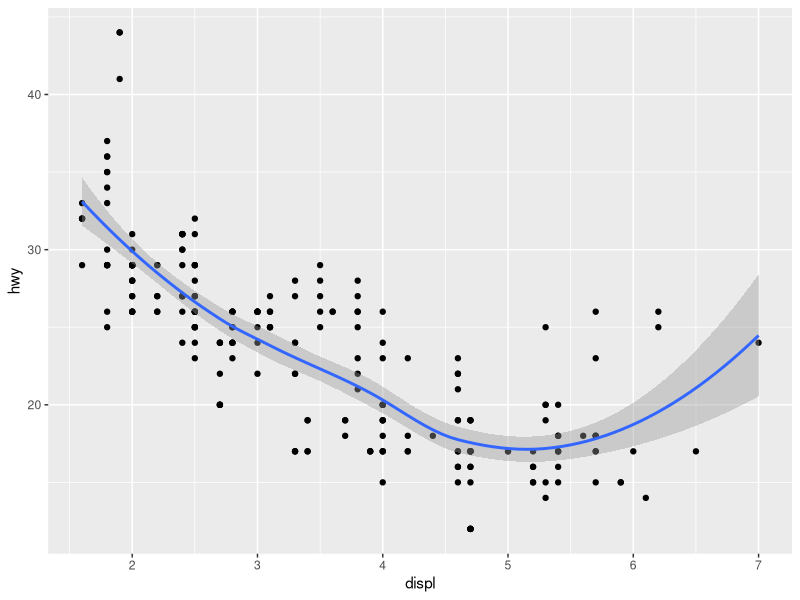
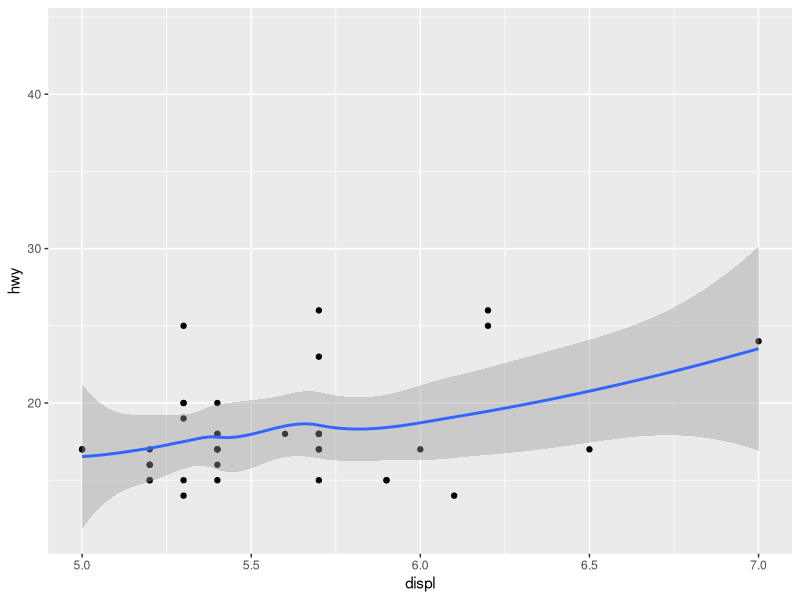
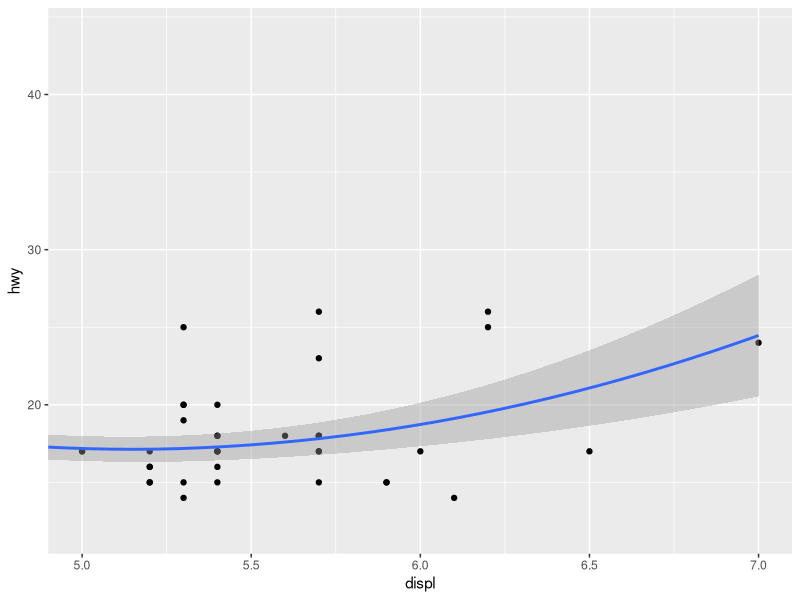
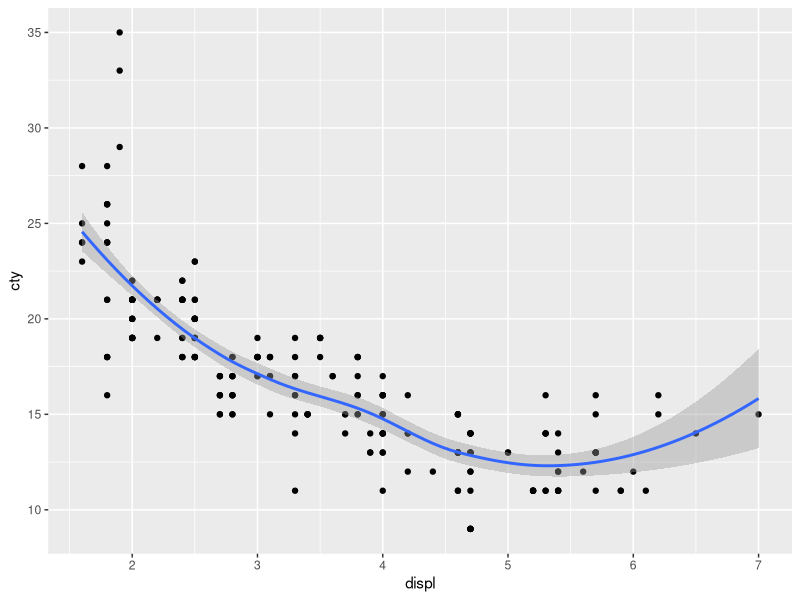
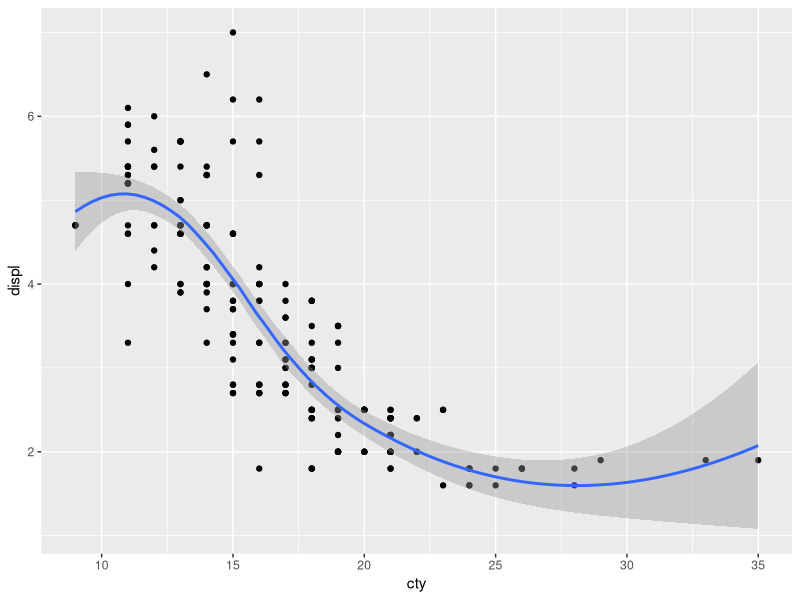
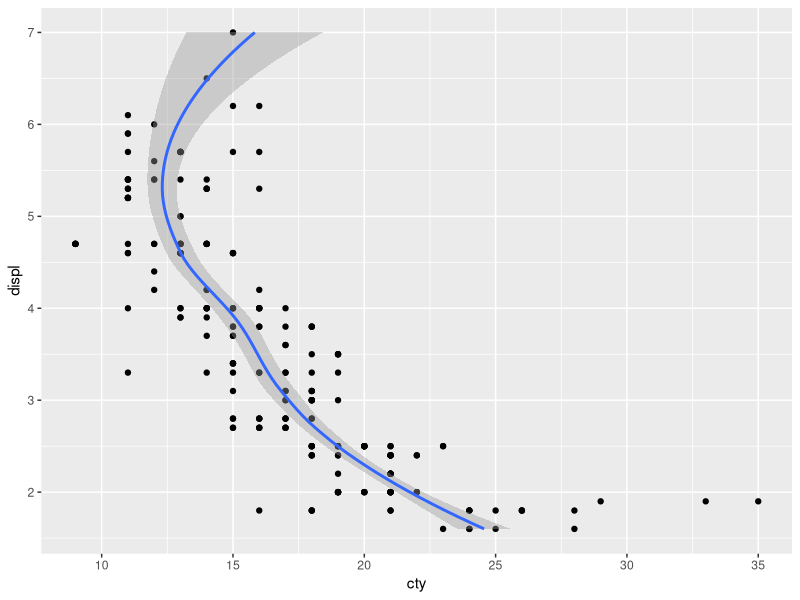
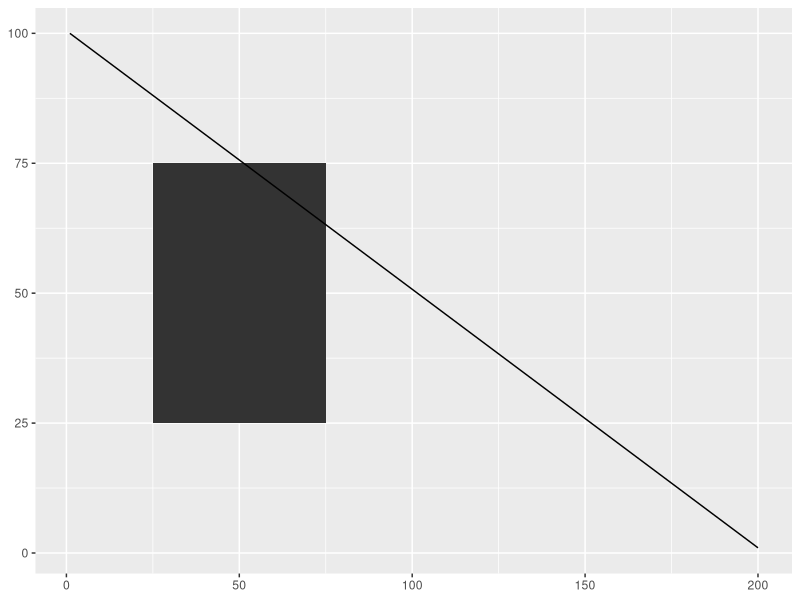
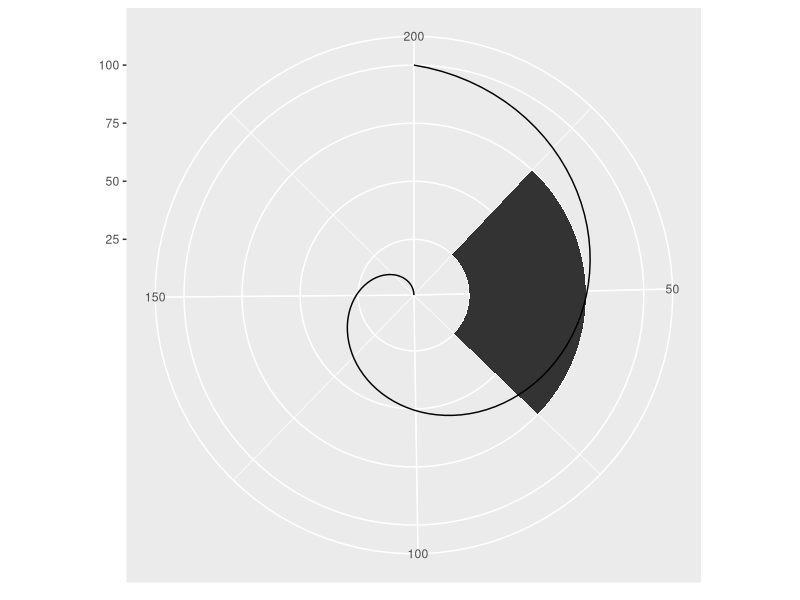

The R script that drew these images, in order: (Note: this script raises an error after producing the figures.)
## ---- chunk 1
library(tidyverse)
## ---- chunk 2
base <- ggplot(mpg, aes(displ, hwy)) + 
  geom_point() + 
  geom_smooth()

# Full dataset
base
# Scaling to 5--7 throws away data outside that range
base + scale_x_continuous(limits = c(5, 7))
# Zooming to 5--7 keeps all the data but only shows some of it
base + coord_cartesian(xlim = c(5, 7))
## ---- chunk 3
ggplot(mpg, aes(displ, cty)) + 
  geom_point() + 
  geom_smooth()
# Exchanging cty and displ rotates the plot 90 degrees, but the smooth 
# is fit to the rotated data.
ggplot(mpg, aes(cty, displ)) + 
  geom_point() + 
  geom_smooth()
# coord_flip() fits the smooth to the original data, and then rotates 
# the output
ggplot(mpg, aes(displ, cty)) + 
  geom_point() + 
  geom_smooth() + 
  coord_flip()
## ---- chunk 4
rect <- data.frame(x = 50, y = 50)
line <- data.frame(x = c(1, 200), y = c(100, 1))

base <- ggplot(mapping = aes(x, y)) + 
  geom_tile(data = rect, aes(width = 50, height = 50)) + 
  geom_line(data = line) + 
  xlab(NULL) + ylab(NULL)

base
base + coord_polar("x")
base + coord_polar("y")
base + coord_flip()
base + coord_trans(y = "log10")
base + coord_fixed()
## ---- chunk 5
df <- data.frame(r = c(0, 1), theta = c(0, 3 / 2 * pi))
ggplot(df, aes(r, theta)) + 
  geom_line() + 
  geom_point(size = 2, colour = "red")
## ---- chunk 6
interp <- function(rng, n) {
  seq(rng[1], rng[2], length = n)
}
munched <- data.frame(
  r = interp(df$r, 15),
  theta = interp(df$theta, 15)
)

ggplot(munched, aes(r, theta)) + 
  geom_line() + 
  geom_point(size = 2, colour = "red")
## ---- chunk 7
transformed <- transform(munched,
  x = r * sin(theta),
  y = r * cos(theta)
)

ggplot(transformed, aes(x, y)) + 
  geom_path() + 
  geom_point(size = 2, colour = "red") + 
  coord_fixed()
## ---- chunk 8
# Linear model on original scale is poor fit
base <- ggplot(diamonds, aes(carat, price)) + 
  stat_bin2d() + 
  geom_smooth(method = "lm") + 
  xlab(NULL) + 
  ylab(NULL) + 
  theme(legend.position = "none")
base

# Better fit on log scale, but harder to interpret
base +
  scale_x_log10() + 
  scale_y_log10()

# Fit on log scale, then backtransform to original.
# Highlights lack of expensive diamonds with large carats
pow10 <- scales::exp_trans(10)
base +
  scale_x_log10() + 
  scale_y_log10() + 
  coord_trans(x = pow10, y = pow10)

## ---- chunk 9
base <- ggplot(mtcars, aes(factor(1), fill = factor(cyl))) +
  geom_bar(width = 1) + 
  theme(legend.position = "none") + 
  scale_x_discrete(NULL, expand = c(0, 0)) +
  scale_y_continuous(NULL, expand = c(0, 0))

# Stacked barchart
base

# Pie chart
base + coord_polar(theta = "y")

# The bullseye chart
base + coord_polar()
## ---- chunk 10
nzmap <- ggplot(map_data("nz"), aes(long, lat, group = group)) +
  geom_polygon(fill = "white", colour = "black") +
  xlab(NULL) + ylab(NULL)

# Plot it in cartesian coordinates
nzmap
# With the aspect ratio approximation
nzmap + coord_quickmap()
## ---- chunk 11
world <- map_data("world")
worldmap <- ggplot(world, aes(long, lat, group = group)) +
  geom_path() +
  scale_y_continuous(NULL, breaks = (-2:3) * 30, labels = NULL) +
  scale_x_continuous(NULL, breaks = (-4:4) * 45, labels = NULL)

worldmap + coord_map()
# Some crazier projections
worldmap + coord_map("ortho")
worldmap + coord_map("stereographic")
